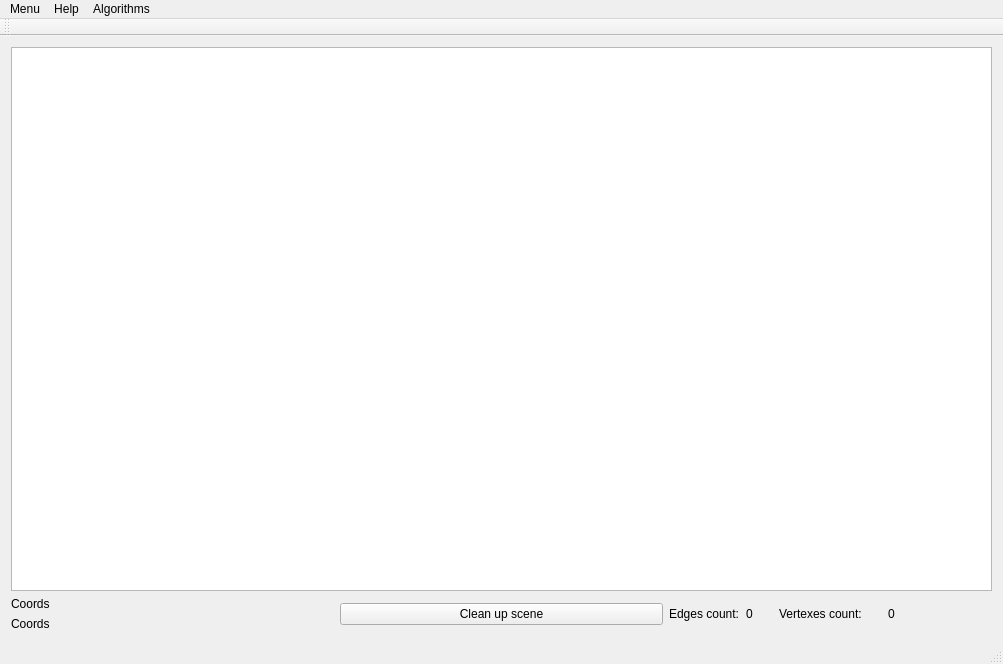
<?xml version="1.0" encoding="UTF-8"?>
<ui version="4.0">
 <class>MainWindow</class>
 <widget class="QMainWindow" name="MainWindow">
  <property name="geometry">
   <rect>
    <x>0</x>
    <y>0</y>
    <width>1003</width>
    <height>664</height>
   </rect>
  </property>
  <property name="windowTitle">
   <string>MainWindow</string>
  </property>
  <widget class="QWidget" name="centralWidget">
   <layout class="QVBoxLayout" name="verticalLayout_3">
    <item>
     <widget class="QGraphicsView" name="graphicsView">
      <property name="enabled">
       <bool>true</bool>
      </property>
     </widget>
    </item>
    <item>
     <layout class="QHBoxLayout" name="horizontalLayout_3">
      <item>
       <layout class="QVBoxLayout" name="verticalLayout_2">
        <item>
         <widget class="QLabel" name="label">
          <property name="text">
           <string>Coords</string>
          </property>
         </widget>
        </item>
        <item>
         <widget class="QLabel" name="label_2">
          <property name="text">
           <string>Coords</string>
          </property>
         </widget>
        </item>
       </layout>
      </item>
      <item>
       <widget class="QPushButton" name="pushButton">
        <property name="text">
         <string>Clean up scene</string>
        </property>
       </widget>
      </item>
      <item>
       <layout class="QVBoxLayout" name="verticalLayout">
        <item>
         <layout class="QHBoxLayout" name="horizontalLayout_2">
          <item>
           <layout class="QHBoxLayout" name="horizontalLayout">
            <item>
             <widget class="QLabel" name="label_3">
              <property name="text">
               <string>Edges count:</string>
              </property>
             </widget>
            </item>
            <item>
             <widget class="QLabel" name="label_5">
              <property name="text">
               <string>0</string>
              </property>
             </widget>
            </item>
           </layout>
          </item>
          <item>
           <widget class="QLabel" name="label_4">
            <property name="text">
             <string>Vertexes count:</string>
            </property>
           </widget>
          </item>
          <item>
           <widget class="QLabel" name="label_6">
            <property name="text">
             <string>0</string>
            </property>
           </widget>
          </item>
         </layout>
        </item>
       </layout>
      </item>
     </layout>
    </item>
   </layout>
  </widget>
  <widget class="QMenuBar" name="menuBar">
   <property name="geometry">
    <rect>
     <x>0</x>
     <y>0</y>
     <width>1003</width>
     <height>21</height>
    </rect>
   </property>
   <widget class="QMenu" name="menuMenu">
    <property name="title">
     <string>Menu</string>
    </property>
    <addaction name="actionZapisz"/>
    <addaction name="actionOdczytaj"/>
   </widget>
   <widget class="QMenu" name="menuHelp">
    <property name="title">
     <string>Help</string>
    </property>
   </widget>
   <widget class="QMenu" name="menuAlgorithms">
    <property name="title">
     <string>Algorithms</string>
    </property>
    <addaction name="actionMenu"/>
    <addaction name="actionBellman_ford"/>
    <addaction name="actionTSP"/>
    <addaction name="actionEuler_Cycle"/>
    <addaction name="actionAdjacency_Matrix"/>
   </widget>
   <addaction name="menuMenu"/>
   <addaction name="menuHelp"/>
   <addaction name="menuAlgorithms"/>
  </widget>
  <widget class="QToolBar" name="mainToolBar">
   <attribute name="toolBarArea">
    <enum>TopToolBarArea</enum>
   </attribute>
   <attribute name="toolBarBreak">
    <bool>false</bool>
   </attribute>
  </widget>
  <widget class="QStatusBar" name="statusBar"/>
  <action name="actionZapisz">
   <property name="text">
    <string>Save graph</string>
   </property>
  </action>
  <action name="actionOdczytaj">
   <property name="text">
    <string>Load graph</string>
   </property>
  </action>
  <action name="actionMenu">
   <property name="text">
    <string>Dijkstra</string>
   </property>
  </action>
  <action name="actionBellman_ford">
   <property name="text">
    <string>Bellman-Ford</string>
   </property>
  </action>
  <action name="actionTSP">
   <property name="text">
    <string>TSP</string>
   </property>
  </action>
  <action name="actionAdjacency_Matrix">
   <property name="text">
    <string>Show Adjacency Matrix</string>
   </property>
  </action>
  <action name="actionEuler_Cycle">
   <property name="text">
    <string>Eulerian Cycle</string>
   </property>
  </action>
 </widget>
 <layoutdefault spacing="6" margin="11"/>
 <tabstops>
  <tabstop>graphicsView</tabstop>
 </tabstops>
 <resources/>
 <connections/>
</ui>
